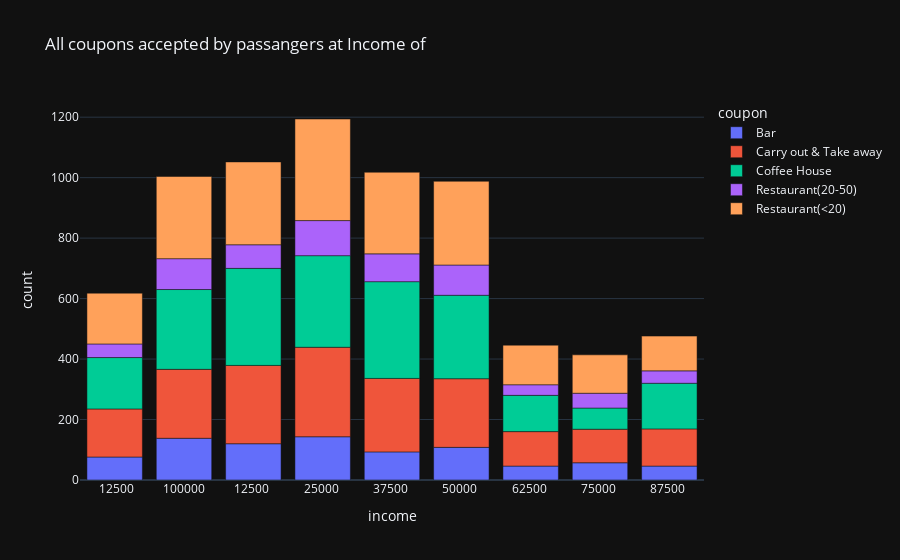

Write notebook code for a chart like this one.
### Markdown cell above
##### the above age plots shows the most accepted coupons have been chosen by 26, 31 age groups and the summary age groups (younger than 21 years and older than 50 years)

### Code cell
df_gr_ag_in = df_new_y_cp.groupby(['coupon','income'], group_keys=False)[['Y']].agg(sum)
df_gr_ag_in.reset_index(inplace=True)
df_gr_ag_in.rename(columns={'Y':'count'}, inplace=True)
#df_gr_ag_in.sort_values(by=['count',], ascending=False).head(15)
fig12 = px.bar(df_gr_ag_in, x='income', y='count', color='coupon', title="All coupons accepted by passangers at Income of")
fig12.show()

### Figure 1 — Plotly figure (JSON) as saved in the notebook; plotly's stock layout.template omitted (floating-point values rounded to 4 significant figures)
{"data": [{"alignmentgroup": "True", "hovertemplate": "coupon=Bar<br>income=%{x}<br>count=%{y}<extra></extra>", "legendgroup": "Bar", "marker": {"color": "#636efa", "pattern": {"shape": ""}}, "name": "Bar", "offsetgroup": "Bar", "orientation": "v", "showlegend": true, "textposition": "auto", "x": [" 12500", "100000", "12500 ", "25000 ", "37500 ", "50000 ", "62500 ", "75000 ", "87500 "], "xaxis": "x", "y": [76, 138, 120, 143, 93, 108, 46, 57, 46], "yaxis": "y", "type": "bar"}, {"alignmentgroup": "True", "hovertemplate": "coupon=Carry out & Take away<br>income=%{x}<br>count=%{y}<extra></extra>", "legendgroup": "Carry out & Take away", "marker": {"color": "#EF553B", "pattern": {"shape": ""}}, "name": "Carry out & Take away", "offsetgroup": "Carry out & Take away", "orientation": "v", "showlegend": true, "textposition": "auto", "x": [" 12500", "100000", "12500 ", "25000 ", "37500 ", "50000 ", "62500 ", "75000 ", "87500 "], "xaxis": "x", "y": [159, 228, 259, 296, 243, 227, 114, 111, 123], "yaxis": "y", "type": "bar"}, {"alignmentgroup": "True", "hovertemplate": "coupon=Coffee House<br>income=%{x}<br>count=%{y}<extra></extra>", "legendgroup": "Coffee House", "marker": {"color": "#00cc96", "pattern": {"shape": ""}}, "name": "Coffee House", "offsetgroup": "Coffee House", "orientation": "v", "showlegend": true, "textposition": "auto", "x": [" 12500", "100000", "12500 ", "25000 ", "37500 ", "50000 ", "62500 ", "75000 ", "87500 "], "xaxis": "x", "y": [170, 264, 321, 303, 320, 276, 120, 70, 151], "yaxis": "y", "type": "bar"}, {"alignmentgroup": "True", "hovertemplate": "coupon=Restaurant(20-50)<br>income=%{x}<br>count=%{y}<extra></extra>", "legendgroup": "Restaurant(20-50)", "marker": {"color": "#ab63fa", "pattern": {"shape": ""}}, "name": "Restaurant(20-50)", "offsetgroup": "Restaurant(20-50)", "orientation": "v", "showlegend": true, "textposition": "auto", "x": [" 12500", "100000", "12500 ", "25000 ", "37500 ", "50000 ", "62500 ", "75000 ", "87500 "], "xaxis": "x", "y": [45, 102, 78, 116, 92, 100, 35, 49, 41], "yaxis": "y", "type": "bar"}, {"alignmentgroup": "True", "hovertemplate": "coupon=Restaurant(<20)<br>income=%{x}<br>count=%{y}<extra></extra>", "legendgroup": "Restaurant(<20)", "marker": {"color": "#FFA15A", "pattern": {"shape": ""}}, "name": "Restaurant(<20)", "offsetgroup": "Restaurant(<20)", "orientation": "v", "showlegend": true, "textposition": "auto", "x": [" 12500", "100000", "12500 ", "25000 ", "37500 ", "50000 ", "62500 ", "75000 ", "87500 "], "xaxis": "x", "y": [168, 272, 274, 336, 270, 277, 131, 127, 115], "yaxis": "y", "type": "bar"}], "layout": {"xaxis": {"anchor": "y", "domain": [0.0, 1.0], "title": {"text": "income"}}, "yaxis": {"anchor": "x", "domain": [0.0, 1.0], "title": {"text": "count"}}, "legend": {"title": {"text": "coupon"}, "tracegroupgap": 0}, "title": {"text": "All coupons accepted by passangers at Income of"}, "barmode": "relative"}}
